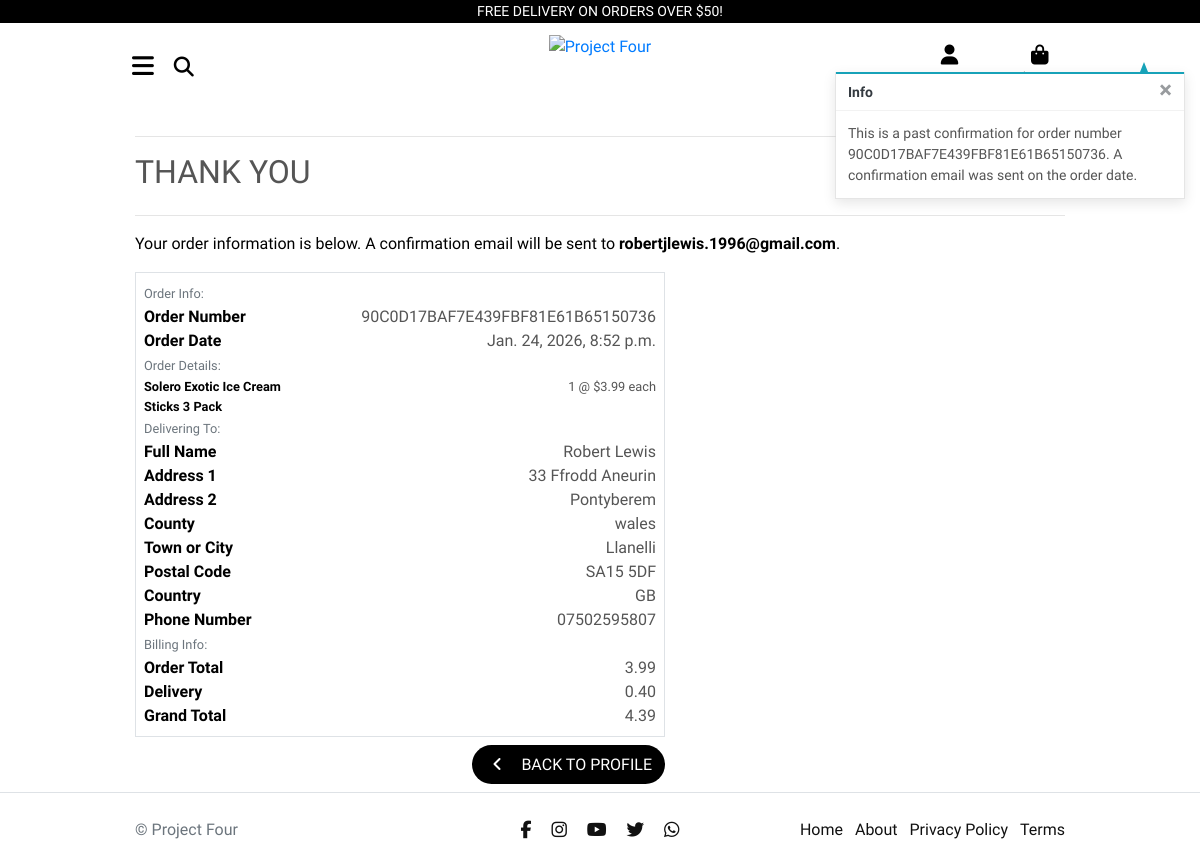
Page /profile/order_history/90C0D17BAF7E439FBF81E61B65150736 on the committed database.
### checkout/models.py (models this page shows, shortened)
class Order(models.Model):
    order_number = models.CharField(max_length=32, null=False, editable=False)
    user_profile = models.ForeignKey(UserProfile, on_delete=models.SET_NULL, null=True, blank=True, related_name='orders')
    full_name = models.CharField(max_length=50, null=False, blank=False)
    email = models.EmailField(max_length=254, null=False, blank=False)
    phone_number = models.CharField(max_length=20, null=False, blank=False)
    country = CountryField(blank_label='Country *', null=False, blank=False)
    postcode = models.CharField(max_length=20, null=True, blank=True)
    town_or_city = models.CharField(max_length=40, null=False, blank=False)
    street_address1 = models.CharField(max_length=80, null=False, blank=False)
    street_address2 = models.CharField(max_length=80, null=True, blank=True)
    county = models.CharField(max_length=80, null=True, blank=True)
    date = models.DateTimeField(auto_now_add=True)
    delivery_cost = models.DecimalField(max_digits=6, decimal_places=2, null=False, default=0)
    order_total = models.DecimalField(max_digits=10, decimal_places=2, null=False, default=0)
    grand_total = models.DecimalField(max_digits=10, decimal_places=2, null=False, default=0)
    original_bag = models.TextField(null=False, blank=False, default='')
    stripe_pid = models.CharField(max_length=254, null=False, blank=False, default='')

class OrderLineItem(models.Model):
    order = models.ForeignKey(Order, null=False, blank=False, on_delete=models.CASCADE, related_name='lineitems')
    product = models.ForeignKey(Product, null=False, blank=False, on_delete=models.CASCADE)
    product_size = models.CharField(max_length=2, null=True, blank=True) # XS, S, M, L, XL
    quantity = models.IntegerField(null=False, blank=False, default=0)
    lineitem_total = models.DecimalField(max_digits=6, decimal_places=2, null=False, blank=False, editable=False)
    @property
    def price_each(self):
        if self.quantity:
            return self.lineitem_total / self.quantity
        return 0

### products/models.py (models this page shows, shortened)
class Product(models.Model):
    category = models.ForeignKey('Category', null=True, blank=True, on_delete=models.SET_NULL)
    sku = models.CharField(max_length=254, null=True, blank=True)
    name = models.CharField(max_length=254)
    description = models.TextField()
    brand = models.CharField(max_length=120, null=True, blank=True)
    weight = models.CharField(max_length=32, null=True, blank=True)
    has_sizes = models.BooleanField(default=False, null=True, blank=True)
    price = models.DecimalField(max_digits=6, decimal_places=2)
    sale_price = models.DecimalField(max_digits=6, decimal_places=2, null=True, blank=True)
    is_on_sale = models.BooleanField(default=False)
    is_new = models.BooleanField(default=False)
    is_featured = models.BooleanField(default=False)
    is_deal_of_day = models.BooleanField(default=False)
    is_highlighted = models.BooleanField(default=False)
    unit_price = models.DecimalField(max_digits=6, decimal_places=2, null=True, blank=True)
    unit_label = models.CharField(max_length=32, null=True, blank=True)
    stock_quantity = models.IntegerField(default=0)
    rating = models.DecimalField(max_digits=6, decimal_places=2, null=True, blank=True)
    review_count = models.IntegerField(default=0)
    image_url = models.URLField(max_length=1024, null=True, blank=True)
    image = models.ImageField(upload_to='products/', null=True, blank=True)

### profiles/views.py (the view)
# urls.py: path('order_history/<order_number>', views.order_history, name='order_history'),
def order_history(request, order_number):
    order = get_object_or_404(Order, order_number=order_number)
    messages.info(request, (
        f'This is a past confirmation for order number {order_number}. '
        'A confirmation email was sent on the order date.'
    ))
    template = 'checkout/checkout_success.html'
    context = {
        'order': order,
        'from_profile': True,
    }
    return render(request, template, context)

### bag/contexts.py (called while the page is built, shortened)
def bag_contents(request):
    bag_items = []
    total = 0
    product_count = 0
    bag = request.session.get('bag', {})
    offer_groups = {}
    if total < settings.FREE_DELIVERY_THRESHOLD:
        delivery = total * Decimal(settings.STANDARD_DELIVERY_PERCENTAGE / 100)
        free_delivery_delta = settings.FREE_DELIVERY_THRESHOLD - total
    else:
        delivery = 0
        free_delivery_delta = 0
    grand_total = delivery + total
    context = {
        'bag_items': bag_items,
        'total': total,
        'product_count': product_count,
        'delivery': delivery,
        'free_delivery_delta': free_delivery_delta,
        'free_delivery_threshold': settings.FREE_DELIVERY_THRESHOLD,
        'grand_total': grand_total,
    }
    return context

### checkout/templates/checkout/checkout_success.html (shortened to what this page needs)
{% extends "base.html" %}
{% load static %}
{% block extra_css %}
    <link rel="stylesheet" href="{% static 'checkout/css/checkout.css' %}">
{% endblock %}
{% block page_header %}
    <div class="container header-container">
    </div>
{% endblock %}
{% block content %}
    <div class="overlay"></div>
    <div class="container">
        <div class="row">
            <div class="col">
                <hr>
                <h2 class="logo-font mb-4">Thank You</h2>
                <hr>
                <p class="text-black">Your order information is below. A confirmation email will be sent to <strong>{{ order.email }}</strong>.</p>
            </div>
        </div>
        <div class="row">
            <div class="col-12 col-lg-7">
                <div class="order-confirmation-wrapper p-2 border">
                    <div class="row">
                        <div class="col">
                            <small class="text-muted">Order Info:</small>
                        </div>
                    </div>
                    <div class="row">
                        <div class="col-12 col-md-4">
                            <p class="mb-0 text-black font-weight-bold">Order Number</p>
                        </div>
                        <div class="col-12 col-md-8 text-md-right">
                            <p class="mb-0">{{ order.order_number }}</p>
                        </div>
                    </div>
                    <div class="row">
                        <div class="col-12 col-md-4">
                            <p class="mb-0 text-black font-weight-bold">Order Date</p>
                        </div>
                        <div class="col-12 col-md-8 text-md-right">
                            <p class="mb-0">{{ order.date }}</p>
                        </div>
                    </div>
                    <div class="row">
                        <div class="col">
                            <small class="text-muted">Order Details:</small>
                        </div>
                    </div>
                    {% for item in order.lineitems.all %}
                    <div class="row">
                        <div class="col-12 col-md-4">
                            <p class="small mb-0 text-black font-weight-bold">
                                {{ item.product.name }}{% if item.product_size %} - Size {{ item.product_size|upper}}{% endif %}
                            </p>
                        </div>
                        <div class="col-12 col-md-8 text-md-right">
                            <p class="small mb-0">{{ item.quantity }} @ ${{ item.price_each|floatformat:2 }} each</p>
                        </div>
                    </div>
                    {% endfor %}
                    <div class="row">
                        <div class="col">
                            <small class="text-muted">Delivering To:</small>
                        </div>
                    </div>
                    <div class="row">
                        <div class="col-12 col-md-4">
                            <p class="mb-0 text-black font-weight-bold">Full Name</p>
                        </div>
                        <div class="col-12 col-md-8 text-md-right">
                            <p class="mb-0">{{ order.full_name }}</p>
                        </div>
                    </div>
                    <div class="row">
                        <div class="col-12 col-md-4">
                            <p class="mb-0 text-black font-weight-bold">Address 1</p>
                        </div>
                        <div class="col-12 col-md-8 text-md-right">
                            <p class="mb-0">{{ order.street_address1 }}</p>
                        </div>
                    </div>
                    {% if order.street_address2 %}
                    <div class="row">
                        <div class="col-12 col-md-4">
                            <p class="mb-0 text-black font-weight-bold">Address 2</p>
                        </div>
                        <div class="col-12 col-md-8 text-md-right">
                            <p class="mb-0">{{ order.street_address2 }}</p>
                        </div>
                    </div>
                    {% endif %}
                    {% if order.county %}
                    <div class="row">
                        <div class="col-12 col-md-4">
                            <p class="mb-0 text-black font-weight-bold">County</p>
                        </div>
                        <div class="col-12 col-md-8 text-md-right">
                            <p class="mb-0">{{ order.county }}</p>
                        </div>
                    </div>
                    {% endif %}
                    <div class="row">
                        <div class="col-12 col-md-4">
                            <p class="mb-0 text-black font-weight-bold">Town or City</p>
                        </div>
                        <div class="col-12 col-md-8 text-md-right">
                            <p class="mb-0">{{ order.town_or_city }}</p>
                        </div>
                    </div>
                    {% if order.postcode %}
                    <div class="row">
                        <div class="col-12 col-md-4">
                            <p class="mb-0 text-black font-weight-bold">Postal Code</p>
                        </div>
                        <div class="col-12 col-md-8 text-md-right">
                            <p class="mb-0">{{ order.postcode }}</p>
                        </div>
                    </div>
                    {% endif %}
                    <div class="row">
                        <div class="col-12 col-md-4">
                            <p class="mb-0 text-black font-weight-bold">Country</p>
                        </div>
                        <div class="col-12 col-md-8 text-md-right">
                            <p class="mb-0">{{ order.country }}</p>
                        </div>
                    </div>
                    <div class="row">
                        <div class="col-12 col-md-4">
                            <p class="mb-0 text-black font-weight-bold">Phone Number</p>
                        </div>
                        <div class="col-12 col-md-8 text-md-right">
                            <p class="mb-0">{{ order.phone_number }}</p>
                        </div>
                    </div>
                    <div class="row">
                        <div class="col">
                            <small class="text-muted">Billing Info:</small>
                        </div>
                    </div>
                    <div class="row">
                        <div class="col-12 col-md-4">
                            <p class="mb-0 text-black font-weight-bold">Order Total</p>
                        </div>
                        <div class="col-12 col-md-8 text-md-right">
                            <p class="mb-0">{{ order.order_total }}</p>
                        </div>
                    </div>
                    <div class="row">
                        <div class="col-12 col-md-4">
                            <p class="mb-0 text-black font-weight-bold">Delivery</p>
                        </div>
                        <div class="col-12 col-md-8 text-md-right">
                            <p class="mb-0">{{ order.delivery_cost }}</p>
                        </div>
                    </div>
                    <div class="row">
                        <div class="col-12 col-md-4">
                            <p class="mb-0 text-black font-weight-bold">Grand Total</p>
                        </div>
                        <div class="col-12 col-md-8 text-md-right">
                            <p class="mb-0">{{ order.grand_total }}</p>
                        </div>
                    </div>
                </div>
            </div>
        </div>
        <div class="row">
			<div class="col-12 col-lg-7 text-right">
				{% if from_profile %}
                    <a href="{% url 'profile' %}" class="btn btn-black rounded-0 my-2">
                        <span class="icon mr-2">
                            <i class="fas fa-angle-left"></i>
                        </span>
                        <span class="text-uppercase">Back to Profile</span>
                    </a>
                {% endif %}
			</div>
		</div>
    </div>
{% endblock %}

### static/css/base.css (style rules this page uses)
html { height: 100%; }
body { min-height: 100vh; color: #555; font-family: 'Iosevka Charon', sans-serif; }
.icon { align-items: center; display: inline-flex; justify-content: center; height: 1.5rem; width: 1.5rem; }
.logo-font { text-transform: uppercase; }
.btn-black { background: black; color: white; }
.btn, button, input[type='submit'] { border-radius: 999px !important; text-transform: uppercase; }
.text-black { color: #000 !important; }
.overlay { height: 100%; width: 100%; top: 0; left: 0; position: fixed; background: white; z-index: -1; }
@media (min-width: 1200px) { .container { max-width: 80%; } }
@media (min-width: 992px) { .header-container { padding-top: 120px; } }

### rows in the picture
Order: email "robertjlewis.1996@gmail.com", order_number "90C0D17BAF7E439FBF81E61B65150736", date "Jan. 24, 2026, 8:52 p.m.", full_name "Robert Lewis", street_address1 "33 Ffrodd Aneurin", street_address2 "Pontyberem", county "wales", town_or_city "Llanelli", postcode "SA15 5DF", country "GB", phone_number "07502595807", order_total "3.99", delivery_cost "0.40", grand_total "4.39"
OrderLineItem: product.name "Solero Exotic Ice Cream Sticks 3 Pack", quantity "1", price_each "3.99"

### other values in the picture
{{ free_delivery_threshold }} "50"
{{ message }} "This is a past confirmation for order number 90C0D17BAF7E439FBF81E61B65150736. A confirmation email was sent on the order date."
